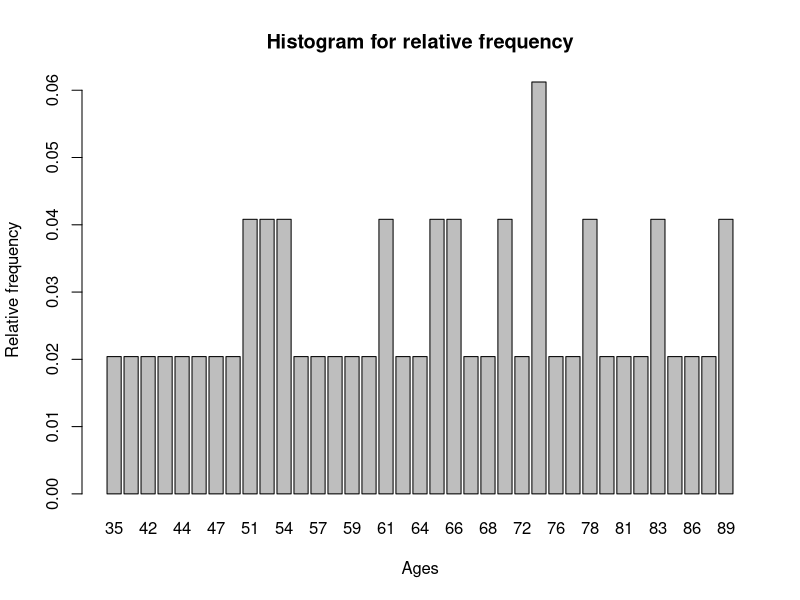

This chart was generated by the following R code:

ages <- c(89,89,87,86,85,83,83,82,81,80,78,78,77,76,73,73,73,72,69,69,68,67,66,66,65,65,64,63,61,61,60,59,58,57,56,54,54,53,53,51,51,49,47,46,44,43,42,36,2000)

###### II #########
# The mean, median frequency table and mode of the ages from 50 people here
ages_mean1<-mean(ages)
ages_mean1
ages_median1<-median(ages)
ages_median1
ages_frequency1 <- table(ages)
ages_mode1<-as.numeric(names(ages_frequency1[ages_frequency1 == max(ages_frequency1)]))
ages_mode1

# Here median is the best description of central tendency because the it will affected less by the value 2000


######### III ##########
# Replacing 2000 with 35 in the position where 2000 is
ages[ages==2000]<-35

ages_mean2<-mean(ages)
ages_mean2
ages_median2<-median(ages)
ages_median2
ages_frequency2 <- table(ages)
ages_mode2<-as.numeric(names(ages_frequency2[ages_frequency2 == max(ages_frequency2)]))
ages_mode2

#lets determine the differences by creating a data frame
data.frame(c(ages_mean1,ages_median1,ages_mode1),c(ages_mean2,ages_median2,ages_mode2))
# we can see that the value of mean fluctuated mostly and the least fluctuation is in mode


########## IV #########

# sorting ages in ascending order
ages_sorted<-sort(ages)

# length after trimming 2% of observation 
trimmed_length<-round(length(ages)*2/100)
# trimmed mean after trimming 2% from both starting and ending
ages_mean_trimmed<-mean(ages[(trimmed_length+1):(length(ages)-trimmed_length)])
ages_mean_trimmed

###### V #######
# construction of frequency distribution table after replacing 2000 with 35 
ages_frequency<-table(ages)
data.frame(ages_frequency)


####### VI #########
#construction of relative frequency table and histogram
ages_frequency_relative<-ages_frequency/length(ages)
barplot(ages_frequency_relative, main="Histogram for relative frequency", xlab="Ages", ylab="Relative frequency")

####### VII ########
#Skewness and Kurtosis
x<-ages
ages_skewness<-sum((x-mean(x))^3)/(sqrt(sum((x-mean(x))^2)))^3
ages_skewness

ages_kurtosis<-sum((x-mean(x))^4)/(sum(x-mean(x))^2)^2
ages_kurtosis
# comment:

######## VIII #########
# Standard deviation, Mean deviation about median and Coefficient of varience
ages_sd<-sd(ages)
ages_sd

ages_mdm<- mean(abs(ages-median(ages)))
ages_mdm

ages_cofvar<-ages_sd/mean(ages)
ages_cofvar